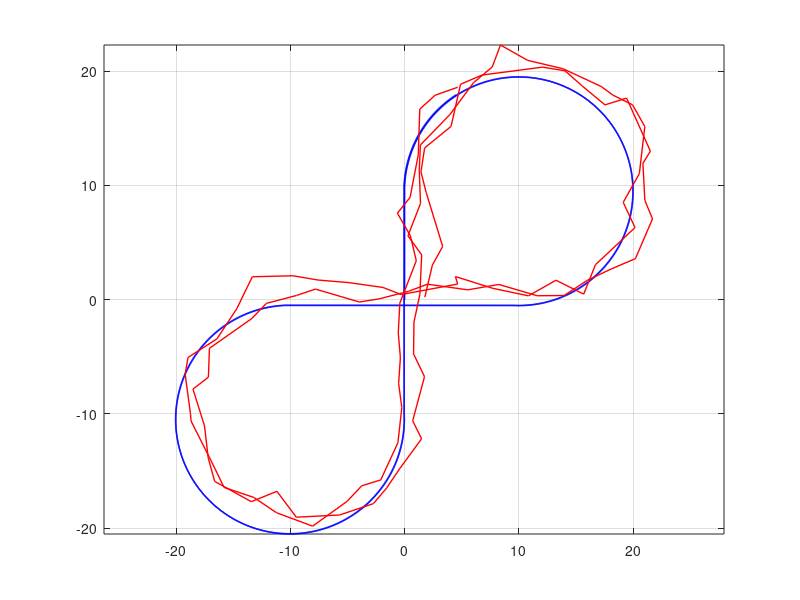
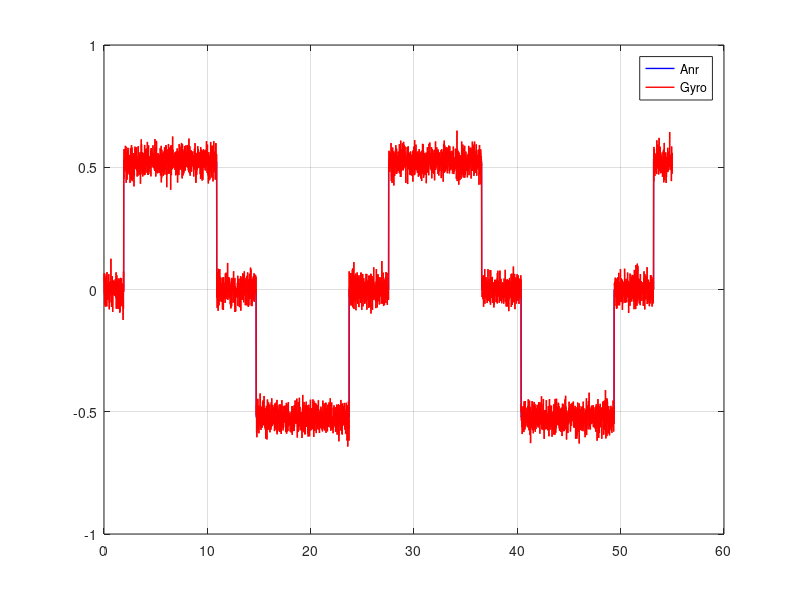
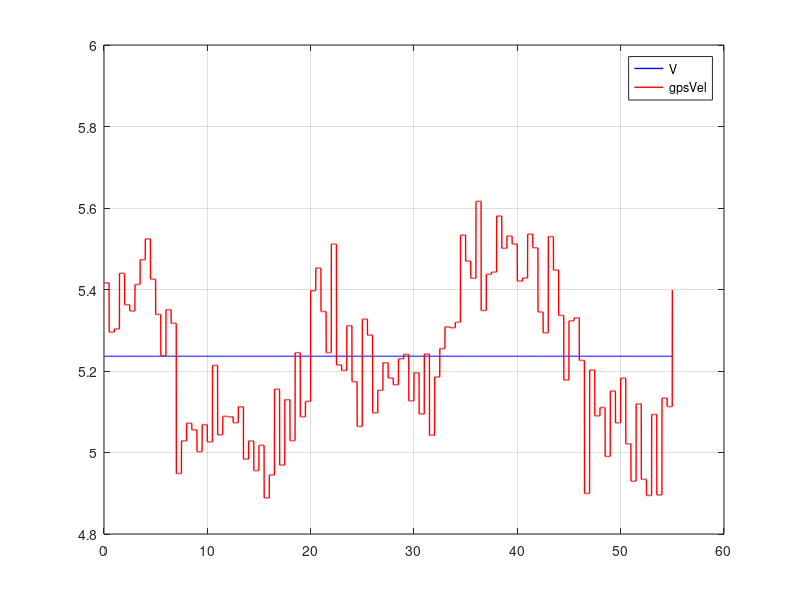
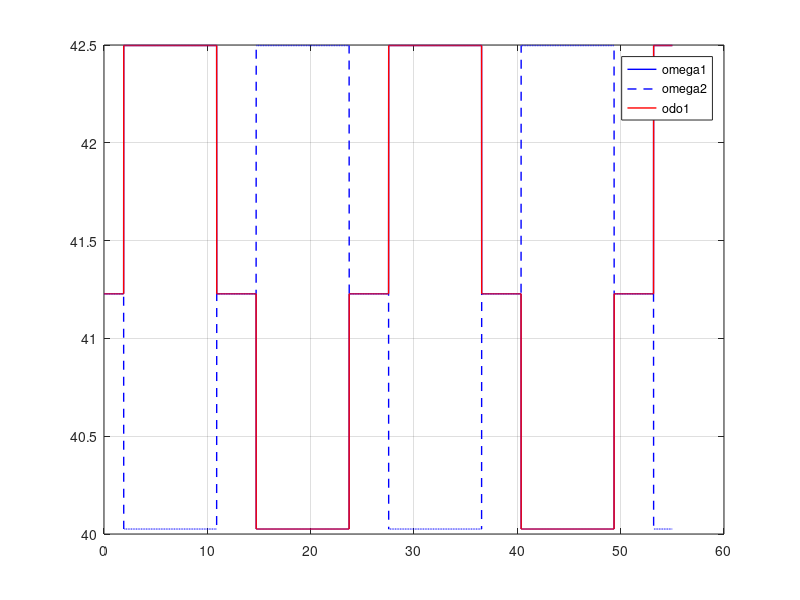

MATLAB code for these plots, in order:
close all
clear
lf = 0.4;
lr = 0.4;
lw = 0.6;
a = 0.05; % nkr wheel scaling for drawing purpose
rw = 0.254/2;
dt = 0.01;
simTime = 55;
nSim = simTime / dt;


%% Arrays init
Time = zeros(nSim, 1);
% NKR params
V = zeros(nSim, 1);
Anr = zeros(nSim, 1);
Heading = zeros(nSim, 1);
X = zeros(nSim, 1);
Y = zeros(nSim, 1);
w = zeros(nSim, 4);
gamma = zeros(nSim, 2);
Betta = zeros(nSim, 4);
% Measurements
odo_w = zeros(nSim, 4);
gps_pos = zeros(nSim, 2);
gps_vel = zeros(nSim, 2);
gyro_anr = zeros(nSim, 1);
odo_gamma = zeros(nSim, 1);

odo_coords = zeros(nSim, 3);
% store navigation solution

V1 = zeros(nSim, 1);
V2 = zeros(nSim, 1);
V3 = zeros(nSim, 1);
V4 = zeros(nSim, 1);

trajPhase = 1;
trajConst = 1.91;
trajTimer = 1.91;

odoX = 0;
odoY = 0;
odoHeading = 0;


%% Measurement errors parameters
odometer_error = 0.00; % percent (max error)
odometer_noise = 0.0; % rad/sec
gps_pos_error = 2.0; % meters (max error)
gps_pos_noise = 0.75; % meters
gps_vel_error = 0.2; % m/s (max error)
gps_vel_noise = 0.1; % m/s
gyro_bias = 0;%normrnd(0, 0.1); % rad/s
gyro_noise = 2*pi/180; % rad/s
odo_gamma_noise = 0.000; % rad

%% Slipping parameters
slipping_period1 = 30;
slipping_period2 = 55;
slipping_amp1 = 0;%0.02;
slipping_amp2 = 0;%-0.03;


%% Main cycle
for i = 1:nSim
    Time(i) = i * dt;
    V(i) = 5.236; % constant velocity
    %% Motion setup
    if Time(i) >= trajTimer
        trajPhase = trajPhase + 1;
        if rem(trajPhase, 2) == 0
            trajTimer = trajTimer + 9; % 9 seconds for rotation arc
        else
            trajTimer = trajTimer + 2*trajConst; % 3.82 seconds for straight line
        end
    end
    gamma_mean = 0;
    
    % slipping angles
    Betta(i,1) = slipping_amp1 * sin(Time(i)/slipping_period1);
    Betta(i,2) = slipping_amp2 * cos(Time(i)/slipping_period2);
    Betta(i,3) = slipping_amp2 * sin(Time(i)/slipping_period1);
    Betta(i,4) = slipping_amp1 * sin(Time(i)/slipping_period2);
    
    if rem(trajPhase, 2) ~= 0 % odd phase
        Anr(i) = 0;
        gamma(i,:) = [0, 0];
    else                        % even phase
        if rem(trajPhase, 4) == 2
%             Anr(i) = pi/6; % turn right on every 2nd phase
            % gamma_mean + (betta1 + betta2)/2 = atan(tanval)
            % tanval - tan((betta3 + betta4)/2) = tan(0.0799)
            % tanval = tan(gamma_mean + (betta1 + betta2)/2)
            tanval =  tan(0.0799) + tan((Betta(i,3) + Betta(i,4)) / 2);
            gamma_mean = atan(tanval) - (Betta(i,1) + Betta(i,2)) / 2;
%             gamma_mean = 0.0799 ;% will be equal to 0.5236 rad/s
            gamma(i,1) = gamma_mean - gamma_mean^2*lw/(lf+lr);
            gamma(i,2) = gamma_mean + gamma_mean^2*lw/(lf+lr);
        else
%             Anr(i) = -pi/6; % turn left on every 4th phase
            %gamma_mean = -0.0799; % will be equal to -0.5236 rad/s
            tanval =  tan(-0.0799) + tan((Betta(i,3) + Betta(i,4)) / 2);
            gamma_mean = atan(tanval) - (Betta(i,1) + Betta(i,2)) / 2;
            gamma(i,1) = gamma_mean - gamma_mean^2*lw/(lf+lr);
            gamma(i,2) = gamma_mean + gamma_mean^2*lw/(lf+lr);
        end
    end
    %% Wheels kinematics
    % Linear speed of each wheel
    V1(i) = V(i); V2(i) = V(i); V3(i) = V(i); V4(i) = V(i);
    A1 = 0; A2 = 0; A3 = 0; A4 = 0;
    

    Vxb = 0.25 * ( V(i)*cos(gamma(i,1) + Betta(i,1)) + V(i)*cos(gamma(i,2) + Betta(i,2)) + V(i)*cos(Betta(i,3)) + V(i)*cos(Betta(i,4)));
    Vyb = 0.25 * ( V(i)*sin(gamma(i,1) + Betta(i,1)) + V(i)*sin(gamma(i,2) + Betta(i,2)) + V(i)*sin(Betta(i,3)) + V(i)*sin(Betta(i,4)));
    B = atan(Vyb/Vxb);
    Anr(i) = V(i)*cos(B)*(tan(gamma_mean + 0.5*Betta(i,1) + 0.5*Betta(i,2)) - tan(0.5*Betta(i,3) + 0.5*Betta(i,4))) / (lf + lr);
    Rc = abs(V(i) / Anr(i));
    
    % If robot is turning - they differ
    if rem(trajPhase, 2) == 0
        V1(i) = abs(Anr(i)) * sqrt(lf^2 + ( Rc + lw/2 * sign(Anr(i)))^2);
        V2(i) = abs(Anr(i)) * sqrt(lf^2 + ( Rc - lw/2 * sign(Anr(i)))^2);
        V3(i) = abs(Anr(i)) * sqrt(lf^2 + ( Rc + lw/2 * sign(Anr(i)))^2);
        V4(i) = abs(Anr(i)) * sqrt(lf^2 + ( Rc - lw/2 * sign(Anr(i)))^2);
    end
    w(i,:) = [V1(i)/rw V2(i)/rw V3(i)/rw V4(i)/rw];

    %% True model parameters
    if i == 1
        X(i) = 0;
        Y(i) = 0;
        Heading(i) = 0;
    else
        Heading(i) = Heading(i-1) + Anr(i)*dt;
        X(i) = X(i-1) + V(i)*cos(Heading(i) + B)*dt;
        Y(i) = Y(i-1) + V(i)*sin(Heading(i) + B)*dt;
    end  

    %% Measurements model
    % Odometer errors
    odo_error1 = odometer_error * sin(Time(i)/25);
    odo_error2 = odometer_error * sin(Time(i)/18);
    odo_error3 = odometer_error * sin(Time(i)/11);
    odo_error4 = odometer_error * sin(Time(i)/8);
    odo_w(i,:) = [w(i,1) * (1 + odo_error1) + normrnd(0, odometer_noise),...
        w(i,2) * (1 + odo_error2) + normrnd(0, odometer_noise),...
        w(i,3) * (1 + odo_error3) + normrnd(0, odometer_noise),...
        w(i,4) * (1 + odo_error4) + normrnd(0, odometer_noise)];
    odo_gamma(i) = gamma_mean + normrnd(0, odo_gamma_noise);
%     odo_gamma(i) = gamma_error - gamma_error^2*lw/(lf+lr);
%     odo_gamma(i,2) = gamma_error + gamma_error^2*lw/(lf+lr);
    % GPS position errors
    if rem(i, 50) == 0 || i == 1
        gps_pos_errorX = gps_pos_error * sin(Time(i)/25);
        gps_pos_errorY = gps_pos_error * cos(Time(i)/35);
        gps_pos(i,:) = [X(i) + gps_pos_errorX + normrnd(0, gps_pos_noise),...
        Y(i) + gps_pos_errorY + normrnd(0, gps_pos_noise)];
        % GPS velocity errors
        gps_vel_errorX = gps_vel_error * cos(Time(i)/15);
        gps_vel_errorY = gps_vel_error * sin(Time(i)/8);
        gps_vel(i,:) = [V(i)*cos(Heading(i)) + gps_vel_errorX + normrnd(0, gps_vel_noise),...
        V(i)*sin(Heading(i)) + gps_vel_errorY + normrnd(0, gps_vel_noise)];
    else
        gps_pos(i,:) = gps_pos(i-1,:);
        gps_vel(i,:) = gps_vel(i-1,:);
    end
    % Gyroscope errors
    gyro_anr(i) = Anr(i) + gyro_bias + normrnd(0, gyro_noise);
    %% Baseline model

end



figure('Name', 'Robot trajectory');
plot(Y,X, 'b', 'LineWidth', 1.0)
axis equal
grid on
hold on
plot(gps_pos(:,2), gps_pos(:,1), 'r', 'LineWidth', 1.0)

figure('Name', 'Robot rotation velocity');
plot(Time, Anr, 'b', 'LineWidth', 1.0)
grid on
hold on
plot(Time, gyro_anr, 'r', 'LineWidth', 1.0)
legend Anr Gyro

figure('Name', 'Robot velocity');
plot(Time, V, 'b', 'LineWidth', 1.0)
grid on
hold on
plot(Time, sqrt(gps_vel(:,1).^2 + gps_vel(:,2).^2), 'r', 'LineWidth', 1.0)
legend V gpsVel

figure('Name', 'Encoder readings');
plot(Time, w(:,1), 'b', 'LineWidth', 1.0)
grid on
hold on
plot(Time, w(:,2), '--b', 'LineWidth', 1.0)
plot(Time, odo_w(:,1), 'r', 'LineWidth', 1.0)
legend omega1 omega2 odo1

figure('Name', 'Gamma readings');
plot(Time, gamma(:,1), 'b', 'LineWidth', 1.0)
grid on
hold on
plot(Time, gamma(:,2), 'r', 'LineWidth', 1.0)
plot(Time, odo_gamma, 'g', 'LineWidth', 1.0)
% plot(Time, odo_gamma(:,2), '--r', 'LineWidth', 1.0)
legend gamma1 gamma2 odo

clearvars -except odo_gamma Time odo_w gps_vel gps_pos gyro_anr X Y Heading Betta V Anr w gamma
